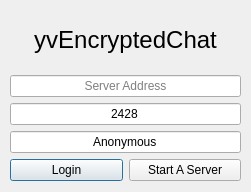
<?xml version="1.0" encoding="UTF-8"?>
<ui version="4.0">
 <class>LoginDialog</class>
 <widget class="QDialog" name="LoginDialog">
  <property name="geometry">
   <rect>
    <x>0</x>
    <y>0</y>
    <width>251</width>
    <height>192</height>
   </rect>
  </property>
  <property name="windowTitle">
   <string>Login</string>
  </property>
  <widget class="QWidget" name="verticalLayoutWidget">
   <property name="geometry">
    <rect>
     <x>10</x>
     <y>10</y>
     <width>231</width>
     <height>171</height>
    </rect>
   </property>
   <layout class="QVBoxLayout" name="verticalLayout">
    <item>
     <widget class="QLabel" name="TitleLabel">
      <property name="font">
       <font>
        <pointsize>18</pointsize>
       </font>
      </property>
      <property name="text">
       <string>yvEncryptedChat</string>
      </property>
      <property name="alignment">
       <set>Qt::AlignCenter</set>
      </property>
     </widget>
    </item>
    <item>
     <widget class="QLineEdit" name="Address">
      <property name="alignment">
       <set>Qt::AlignCenter</set>
      </property>
      <property name="placeholderText">
       <string>Server Address</string>
      </property>
     </widget>
    </item>
    <item>
     <widget class="QLineEdit" name="Port">
      <property name="text">
       <string>2428</string>
      </property>
      <property name="maxLength">
       <number>5</number>
      </property>
      <property name="alignment">
       <set>Qt::AlignCenter</set>
      </property>
      <property name="placeholderText">
       <string>Server Port</string>
      </property>
     </widget>
    </item>
    <item>
     <widget class="QLineEdit" name="Nickname">
      <property name="text">
       <string>Anonymous</string>
      </property>
      <property name="maxLength">
       <number>16</number>
      </property>
      <property name="alignment">
       <set>Qt::AlignCenter</set>
      </property>
      <property name="placeholderText">
       <string>Nickname</string>
      </property>
     </widget>
    </item>
    <item>
     <layout class="QHBoxLayout" name="horizontalLayout">
      <item>
       <widget class="QPushButton" name="LoginButton">
        <property name="text">
         <string>Login</string>
        </property>
       </widget>
      </item>
      <item>
       <widget class="QPushButton" name="ServerButton">
        <property name="text">
         <string>Start A Server</string>
        </property>
       </widget>
      </item>
     </layout>
    </item>
   </layout>
  </widget>
 </widget>
 <resources/>
 <connections/>
</ui>
